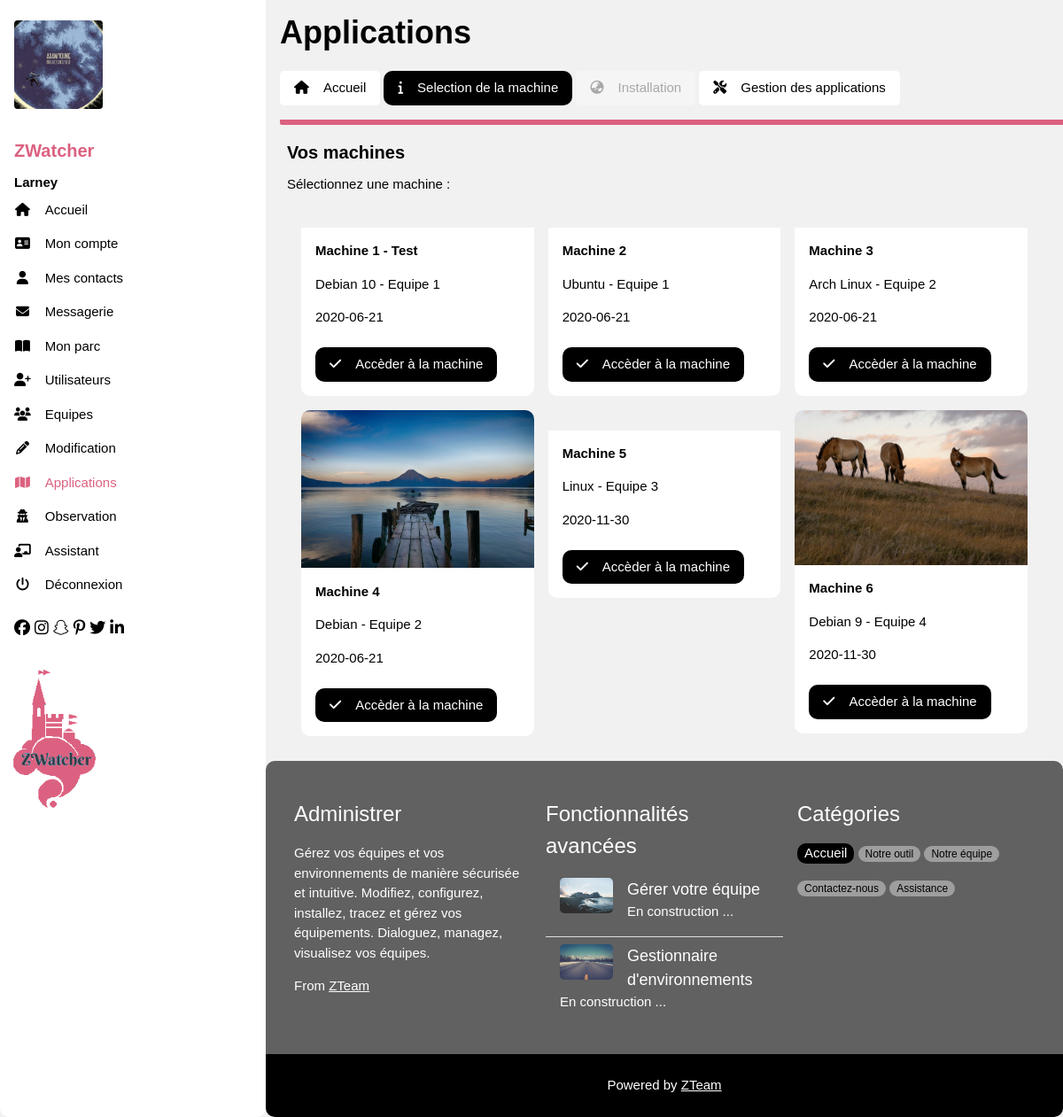
Page /view/profil.php?action=appli_liste (signed in) on the earlier database version.
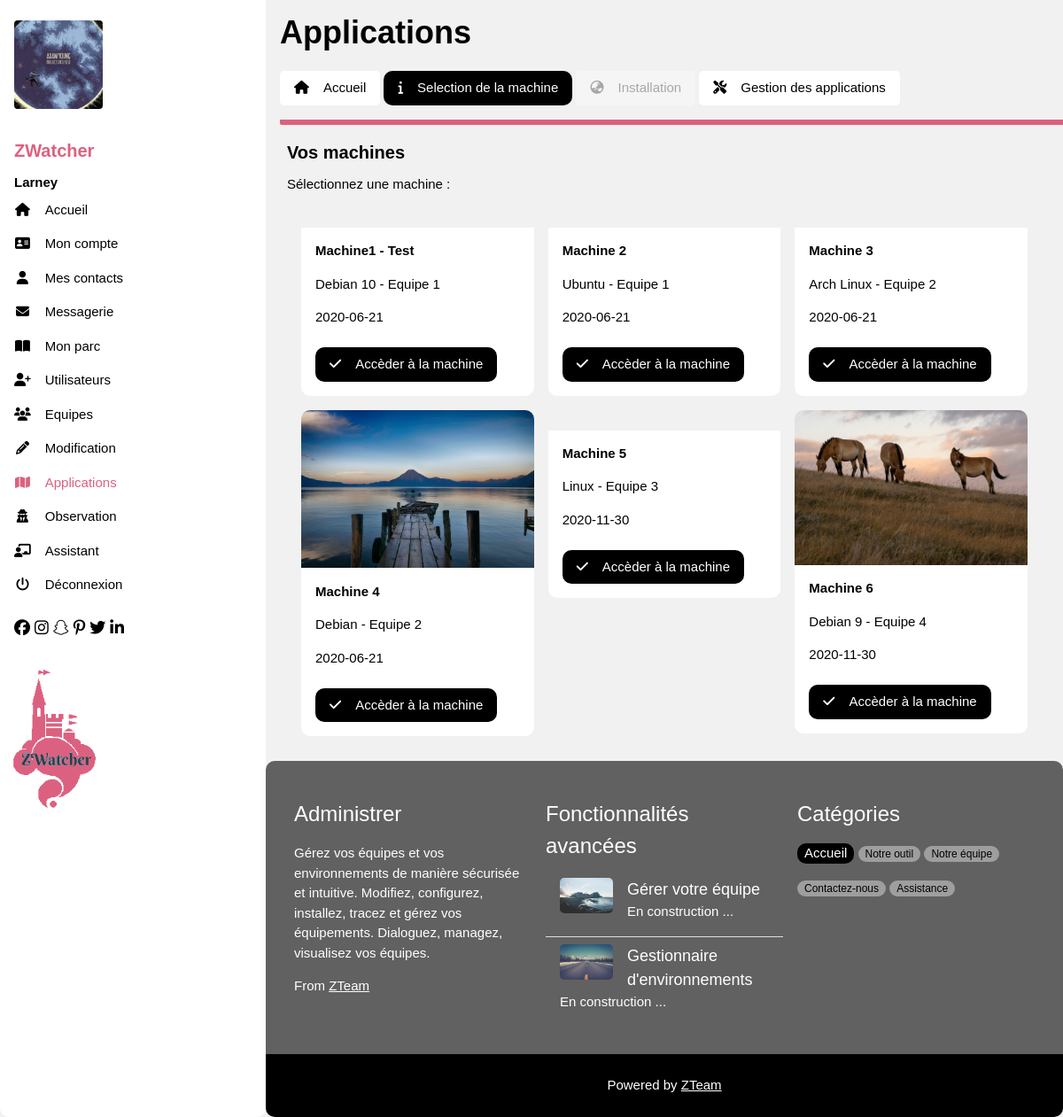
Same page on the later database version.
### tables this page shows
CREATE TABLE IF NOT EXISTS `listes` (
  `id` int(11) NOT NULL AUTO_INCREMENT,
  `titre` varchar(60) NOT NULL,
  `description` varchar(200) NOT NULL,
  `date_liste` date NOT NULL,
  `user_id` int(11) NOT NULL,
  `user_admin` int(11) NOT NULL,
  `ip` varchar(40) NOT NULL,
  `mac` varchar(40) NOT NULL,
  `port` int(10) NOT NULL,
  `id_machine` varchar(40) NOT NULL,
  `pwd_machine` varchar(128) NOT NULL,
  PRIMARY KEY (`id`),
  KEY `user_id` (`user_id`),
  KEY `user_admin` (`user_admin`)
);

### controller/profil_appli_liste.php (called while the page is built)
<?php
    $user = $_SESSION['id'];
    $req = get_listes($user);
    require('../view/profil_views/appli_liste.php');
?>

### model/select.php (called while the page is built, shortened)
<?php
    function get_listes($user){
        $link = NULL;
        try {
            if (!($link = connect_start()))
                throw new Exception("Could not connect to database");
                if (!($result = $link->query("SELECT id, titre, description, date_liste FROM listes WHERE user_id = $user"))) {
                    throw new Exception("No access to the table");
                }
                return $result;
        } catch (Exception $th) {
            echo "Internal error: ".$th->getMessage();
        }
    }
?>

### view/profil_views/appli_liste.php (the view)
<!DOCTYPE HTML>
    <html>
        <div id="haut">
        <h1><b>Applications</b></h1>
                    <div class="w3-section w3-bottombar w3-padding-16">
                <a href="?action=application"><button class="w3-button w3-white"><i class="fas fa-home w3-margin-right"></i>Accueil</button></a>
                    <a href="?action=appli_liste"><button class="w3-button w3-black"><i class="fas fa-info w3-margin-right"></i>Selection de la machine</button></a>
                    <a href="#"><button class="w3-button w3-white" disabled><i class="fas fa-globe-asia w3-margin-right"></i>Installation</button></a>
                    <a href="?action=gestion_app"><button class="w3-button w3-white w3-hide-small"><i class="fas fa-tools w3-margin-right"></i>Gestion des applications</button></a>
                    </div>
                    </div>
                    </div>
                </header>
                <div class="w3-container w3-padding-large" style="">
                <div id="centre">
                <h4><b>Vos machines</b></h4>
                Sélectionnez une machine :</p>
                <?php
                $i = 1;
                while($donnees = $req->fetch()){
                    if($i % 3 == 1){
                        echo "<div class='w3-row-padding'>";
                    }
                    $nb = rand(1, 32);
                    echo "<div class='w3-third w3-container w3-margin-bottom'>
                        <img src='../images/listes/l$nb.jfif' alt='' style='width:100%; border-radius:10px 10px 0px 0px;'>
                        <form action='?action=appli_machine' method = 'POST'>
                        <div class='w3-container w3-white2'>
                            <input class='w3-input w3-border' type='hidden' name='id_machine' value=".$donnees['id'].">
                            <p><b>$donnees[1]</b></p>
                            <p>$donnees[2]</p>
                            $donnees[3]</br> </br>
                            <button type='submit' class='w3-button w3-black w3-margin-bottom'><i class='fas fa-check w3-margin-right'></i>Accèder à la machine</button>
                        </div>
                        </form>
                    </div>
                    <div>
                    </div>";
                    if($i % 3 == 0){
                        echo "</div>";
                    }
                    $i = $i + 1;
                }
                ?>
                </div>
                </div>
    </html>

Differences in the rows shown:
changed listes "Debian 10 - Equipe 1": titre "Machine 1 - Test" → "Machine1 - Test"
